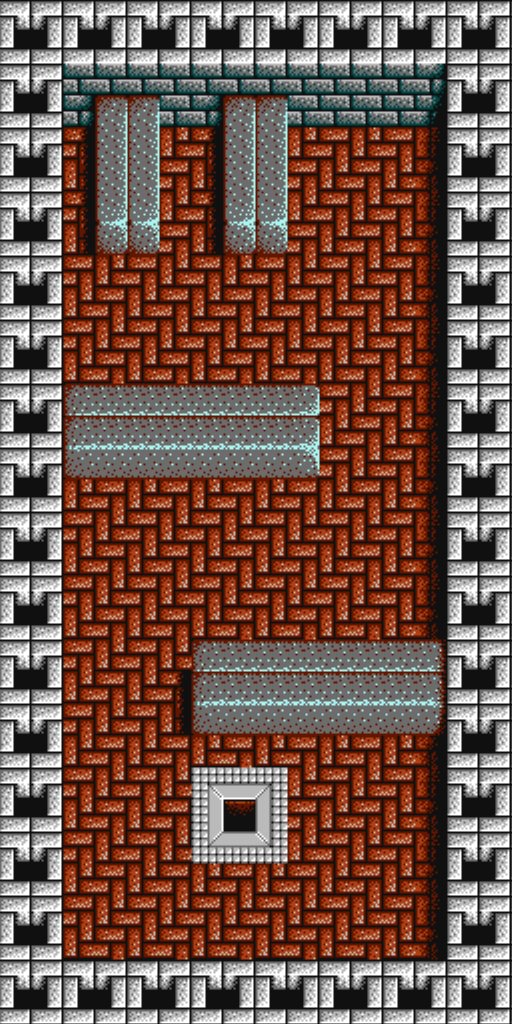

Below is a game level as drawn by its tile map, then a one-line description and the .tmx file that defines it, in full:
An orthogonal 16x32 tile map with 32x32 px tiles, 1 tile layer (MAP) and 9 objects.

<map version="1.4" tiledversion="1.4.2" orientation="orthogonal" renderorder="right-down" width="16" height="32" tilewidth="32" tileheight="32" infinite="0" nextlayerid="4" nextobjectid="10">
 <tileset firstgid="1" name="overworld" tilewidth="32" tileheight="32" tilecount="16384" columns="128">
  <image source="Assets/overworld.png" width="4096" height="4096" />
 </tileset>
 <layer id="1" name="MAP" width="16" height="32">
  <data encoding="csv">
5969,5970,5971,5972,5973,5974,5975,5976,5977,5978,5979,5980,5981,5982,5983,5984,
6097,6098,6099,6100,6101,6102,6103,6104,6105,6106,6107,6108,6109,6110,6111,6112,
6225,6226,6227,6228,6229,6230,6231,6232,6233,6234,6235,6236,6237,6238,6239,6240,
6353,6354,6355,6356,6357,6358,6359,6360,6361,6362,6363,6364,6365,6366,6367,6368,
6481,6482,6483,6484,6485,6486,6487,6488,6489,6490,6491,6492,6493,6494,6495,6496,
6609,6610,6611,6612,6613,6614,6615,6616,6617,6618,6619,6620,6621,6622,6623,6624,
6737,6738,6739,6740,6741,6742,6743,6744,6745,6746,6747,6748,6749,6750,6751,6752,
6865,6866,6867,6868,6869,6870,6871,6872,6873,6874,6875,6876,6877,6878,6879,6880,
6993,6994,6995,6996,6997,6998,6999,7000,7001,7002,7003,7004,7005,7006,7007,7008,
7121,7122,7123,7124,7125,7126,7127,7128,7129,7130,7131,7132,7133,7134,7135,7136,
7249,7250,7251,7252,7253,7254,7255,7256,7257,7258,7259,7260,7261,7262,7263,7264,
7377,7378,7379,7380,7381,7382,7383,7384,7385,7386,7387,7388,7389,7390,7391,7392,
7505,7506,7507,7508,7509,7510,7511,7512,7513,7514,7515,7516,7517,7518,7519,7520,
7633,7634,7635,7636,7637,7638,7639,7640,7641,7642,7643,7644,7645,7646,7647,7648,
7761,7762,7763,7764,7765,7766,7767,7768,7769,7770,7771,7772,7773,7774,7775,7776,
7889,7890,7891,7892,7893,7894,7895,7896,7897,7898,7899,7900,7901,7902,7903,7904,
8017,8018,8019,8020,8021,8022,8023,8024,8025,8026,8027,8028,8029,8030,8031,8032,
8145,8146,8147,8148,8149,8150,8151,8152,8153,8154,8155,8156,8157,8158,8159,8160,
8273,8274,8275,8276,8277,8278,8279,8280,8281,8282,8283,8284,8285,8286,8287,8288,
8401,8402,8403,8404,8405,8406,8407,8408,8409,8410,8411,8412,8413,8414,8415,8416,
8529,8530,8531,8532,8533,8534,8535,8536,8537,8538,8539,8540,8541,8542,8543,8544,
8657,8658,8659,8660,8661,8662,8663,8664,8665,8666,8667,8668,8669,8670,8671,8672,
8785,8786,8787,8788,8789,8790,8791,8792,8793,8794,8795,8796,8797,8798,8799,8800,
8913,8914,8915,8916,8917,8918,8919,8920,8921,8922,8923,8924,8925,8926,8927,8928,
9041,9042,9043,9044,9045,9046,9047,9048,9049,9050,9051,9052,9053,9054,9055,9056,
9169,9170,9171,9172,9173,9174,9175,9176,9177,9178,9179,9180,9181,9182,9183,9184,
9297,9298,9299,9300,9301,9302,9303,9304,9305,9306,9307,9308,9309,9310,9311,9312,
9425,9426,9427,9428,9429,9430,9431,9432,9433,9434,9435,9436,9437,9438,9439,9440,
9553,9554,9555,9556,9557,9558,9559,9560,9561,9562,9563,9564,9565,9566,9567,9568,
9681,9682,9683,9684,9685,9686,9687,9688,9689,9690,9691,9692,9693,9694,9695,9696,
9809,9810,9811,9812,9813,9814,9815,9816,9817,9818,9819,9820,9821,9822,9823,9824,
9937,9938,9939,9940,9941,9942,9943,9944,9945,9946,9947,9948,9949,9950,9951,9952
</data>
 </layer>
 <objectgroup id="2" name="BLOCKS">
  <object id="1" x="3.3475" y="2.51062" width="502.962" height="60.255" />
  <object id="2" x="2.51062" y="65.2762" width="56.9075" height="952.364" />
  <object id="3" x="448.565" y="65.2762" width="59.4181" height="955.711" />
  <object id="4" x="61.9287" y="962.406" width="382.452" height="58.5812" />
  <object id="5" x="63.6025" y="384.962" width="256.084" height="63.6025" />
  <object id="6" x="194.992" y="640.209" width="251.899" height="64.4394" />
  <object id="7" x="225.119" y="95.4037" width="61.9287" height="128.042" />
  <object id="8" x="95.4037" y="94.5669" width="61.9287" height="128.879" />
 </objectgroup>
 <objectgroup id="3" name="OVERWORLD">
  <object id="9" x="223.446" y="798.379" width="33.475" height="34.3119" />
 </objectgroup>
</map>